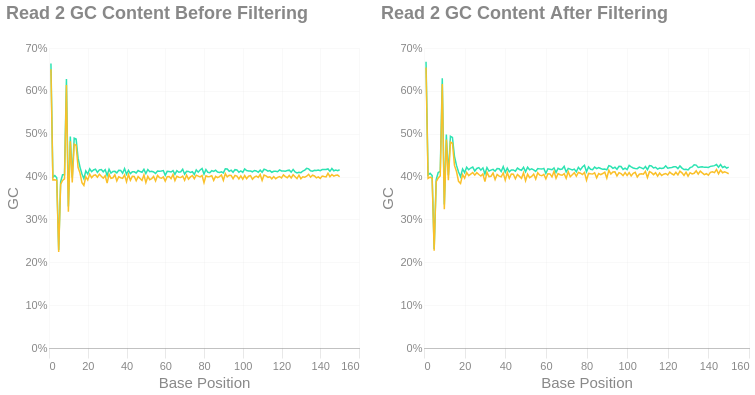

Write notebook code for a chart like this one.
### Markdown cell above
### Read 2

### Code cell
gc_r2 = (
    alt.Chart(fp.gc_curves_r2, width = 310, height = 300)
    .transform_window(index='row_number()')
    .transform_fold(list(fp.qual_curves_r2.columns), as_ = ['Sample', 'GC'])
    .mark_line(strokeWidth = 1.5)
    .encode(
        x=alt.X('index:Q', title = "Base Position"),
        y=alt.Y('GC:Q').axis(format = "%"),
        color=alt.Color("Sample:N", legend = None).scale(scheme='turbo')
    )
    .properties(title=alt.Title('Read 2 GC Content Before Filtering'))
)

gc_r2_after = (
    alt.Chart(fp.gc_curves_r2_after, width = 325, height = 300)
    .transform_window(index='row_number()')
    .transform_fold(list(fp.qual_curves_r2_after.columns), as_ = ['Sample', 'GC'])
    .mark_line(strokeWidth = 1.5)
    .encode(
        x=alt.X('index:Q', title = "Base Position"),
        y=alt.Y('GC:Q').axis(format = "%"),
        color=alt.Color("Sample:N", legend = None).scale(scheme='turbo')
    )
    .properties(title=alt.Title('Read 2 GC Content After Filtering'))
)

gc_r2 | gc_r2_after

### Figure 1 — Vega-Lite specification as saved in the notebook (floating-point values rounded to 4 significant figures; data arrays with more than 128 entries replaced by an {"elided": "..."} marker saying what was removed)
{"width": "container", "height": 400, "config": {"title": {"anchor": "start", "dy": -15, "fontSize": 18, "color": "#888888", "subtitleColor": "#888888", "subtitleFontSize": 14}, "arc": {"fill": "#0072B2"}, "axis": {"domainColor": "#888888", "domainWidth": 0.5, "gridWidth": 0.2, "grid": false, "titleFontWeight": 400, "titleFontSize": 15, "labelFontSize": 11, "labelColor": "#888888", "tickColor": "#888888", "tickWidth": 0.2, "titleColor": "#888888"}, "axisBand": {"grid": false}, "axisX": {"grid": true, "tickSize": 10, "domainCap": "round"}, "axisY": {"domain": false, "grid": true, "tickSize": 0, "domainCap": "round"}, "background": "transparent", "header": {"labelFontSize": 15, "labelColor": "#888888", "titleFontSize": 15, "titleFontWeight": 600, "titleColor": "#888888"}, "legend": {"labelFont": "sans-serif", "labelFontSize": 12, "labelColor": "#888888", "symbolSize": 100, "symbolType": "circle", "titleFontSize": 12, "titlePadding": 10, "titleColor": "#888888", "title": null}, "range": {"category": ["#E69F00", "#56B4E9", "#009E73", "#F0E442", "#0072B2", "#D55E00", "#CC79A7", "#000000"], "diverging": ["#cfe8f3", "#a2d4ec", "#73bfe2", "#46abdb", "#1696d2", "#12719e"]}, "area": {"fill": "#0072B2", "fillOpacity": 0.7, "line": true, "strokeOpacity": 0.7}, "line": {"color": "#0072B2", "stroke": "#0072B2", "strokeWidth": 2}, "trail": {"color": "#0072B2", "stroke": "#0072B2", "strokeWidth": 0, "size": 1}, "point": {"filled": true, "fillOpacity": 1.0, "size": 95}, "text": {"color": "#888888", "fontSize": 11, "align": "right", "fontWeight": 400, "size": 11}, "bar": {"fill": "#0072B2", "stroke": null}, "view": {"stroke": null, "continuousWidth": 660, "continuousHeight": 400}}, "hconcat": [{"data": {"name": "data-661a0632bdafb3347cde60fce369ac94"}, "mark": {"type": "line", "strokeWidth": 1.5}, "encoding": {"color": {"field": "Sample", "legend": null, "scale": {"scheme": "turbo"}, "type": "nominal"}, "x": {"field": "index", "title": "Base Position", "type": "quantitative"}, "y": {"axis": {"format": "%"}, "field": "GC", "type": "quantitative"}}, "height": 300, "title": {"text": "Read 2 GC Content Before Filtering"}, "transform": [{"window": [{"op": "row_number", "field": "", "as": "index"}]}, {"fold": ["sample1", "sample2"], "as": ["Sample", "GC"]}], "width": 310}, {"data": {"name": "data-a1514a8250a1a07b44de6e9b97b3187c"}, "mark": {"type": "line", "strokeWidth": 1.5}, "encoding": {"color": {"field": "Sample", "legend": null, "scale": {"scheme": "turbo"}, "type": "nominal"}, "x": {"field": "index", "title": "Base Position", "type": "quantitative"}, "y": {"axis": {"format": "%"}, "field": "GC", "type": "quantitative"}}, "height": 300, "title": {"text": "Read 2 GC Content After Filtering"}, "transform": [{"window": [{"op": "row_number", "field": "", "as": "index"}]}, {"fold": ["sample1", "sample2"], "as": ["Sample", "GC"]}], "width": 325}], "$schema": "https://vega.github.io/schema/vega-lite/v6.4.1.json", "datasets": {"data-661a0632bdafb3347cde60fce369ac94": {"elided": "150 records"}, "data-a1514a8250a1a07b44de6e9b97b3187c": {"elided": "150 records"}}}
